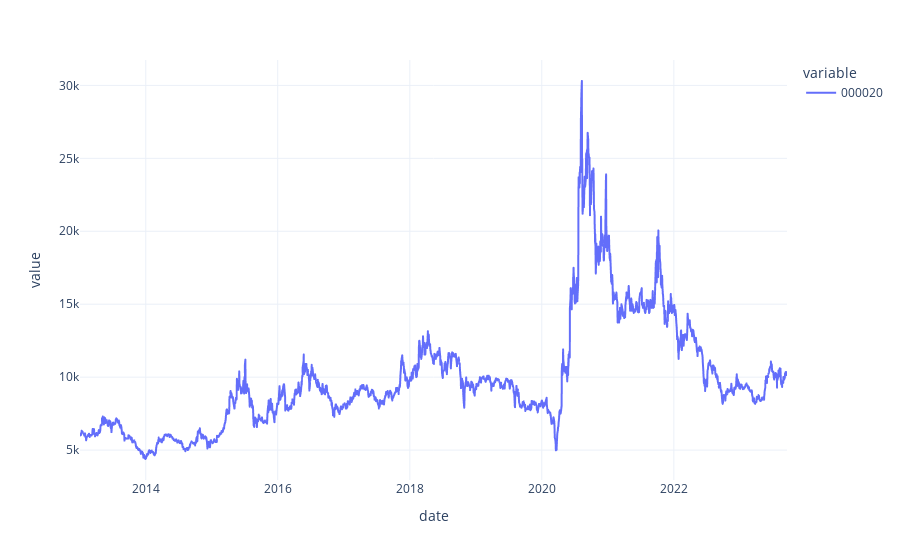

Notebook code cell kept with this figure:
### Code cell
df_close['000020'].plot()

### Figure 1 — Plotly figure (JSON) as saved in the notebook; plotly's stock layout.template omitted (floating-point values rounded to 4 significant figures; data arrays with more than 128 entries replaced by an {"elided": "..."} marker saying what was removed)
{"data": [{"hovertemplate": "variable=000020<br>date=%{x}<br>value=%{y}<extra></extra>", "legendgroup": "000020", "line": {"color": "#636efa", "dash": "solid"}, "marker": {"symbol": "circle"}, "mode": "lines", "name": "000020", "showlegend": true, "type": "scattergl", "x": {"elided": "2640 str values"}, "xaxis": "x", "y": {"elided": "2640 int values"}, "yaxis": "y"}], "layout": {"legend": {"title": {"text": "variable"}, "tracegroupgap": 0}, "margin": {"t": 60}, "xaxis": {"anchor": "y", "domain": [0, 1], "title": {"text": "date"}}, "yaxis": {"anchor": "x", "domain": [0, 1], "title": {"text": "value"}}}}
